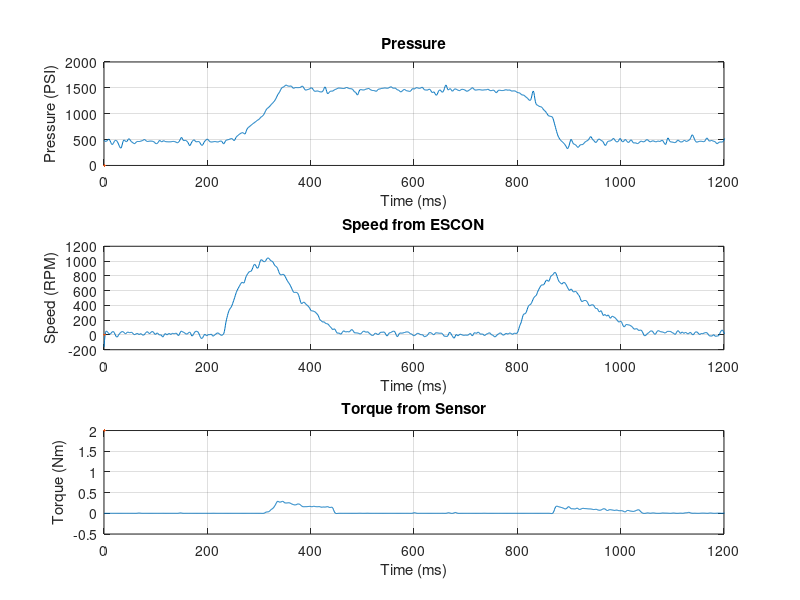

Write the MATLAB code that produced this figure. (Note: this script raises an error after producing the figure.)
clc; clear; close;
load test_20.mat

fc = 100;
fs = 1000;

[b,a] = butter(2,fc/(fs/2));

no_of_sensors = 3;

sampling_time = 1;

kwte = 90000;

speed_turn = 3;
current_turn = 1;
pressure_turn = 2;

x = some_data(speed_turn:no_of_sensors:kwte);
y = some_data(current_turn:no_of_sensors:kwte);
z = some_data(pressure_turn:no_of_sensors:kwte);

if isnan(y(1))
    y(1) = 0;
end

t_x = t(speed_turn:no_of_sensors:kwte);
t_y = t(current_turn:no_of_sensors:kwte);
t_z = t(pressure_turn:no_of_sensors:kwte);

figure(1)

subplot(3,1,2)
t_speed = sampling_time/no_of_sensors*(t_x-speed_turn);
speed = filtfilt(b,a,(0.78125*x - 1600));
plot(t_speed, speed,LineWidth=2)
title('Speed from ESCON')
ylabel('Speed (RPM)')
xlabel('Time (ms)')
grid on
xlim([0 1200])

subplot(3,1,3)
t_torque = sampling_time/no_of_sensors*(t_y-current_turn);
% y = y(2:end);
% t_torque = t_torque(2:end);
plot(t_torque,0.0032226562*filtfilt(b,a,y),LineWidth=2)
title('Torque from Sensor')
xlabel('Time (ms)')
ylabel('Torque (Nm)')
grid on
% xlim([10 25])
xlim([0 1200])

subplot(3,1,1)
plot(sampling_time/no_of_sensors*(t_z-pressure_turn),1.6113281*filtfilt(b,a,z),LineWidth=2)
ylabel('Pressure (PSI)')
xlabel('Time (ms)')
title('Pressure')
grid on
% xlim([10 25])
xlim([0 1200])

some_fig = gcf;

sgtitle('Actual Experiment','FontName','Arial','FontSize',15,'FontWeight','Bold', 'LineWidth', 2)
set(findobj(some_fig,'type','axes'),'FontName','Arial','FontSize',15,'FontWeight','Bold', 'LineWidth', 2);

set(some_fig, 'position', [0, 0,900, 750])

% disp('Click two points on the plot to define the friction index range.');
% [friction_index, ~] = ginput(2); % Select two points (start and end)
% friction_index = find(t_speed >= friction_index(1) & t_speed <= friction_index(2)); % Get indices in time array

% figure(2)
% plot(t_speed(friction_index),speed(friction_index),LineWidth=2)
% xlabel('Time (ms)')
% ylabel('Speed (RPM)')
% title('Desired Speed Range')
% grid on
% 
% some_fig_2 = gcf;
% set(findobj(some_fig_2,'type','axes'),"FontSize",15)
